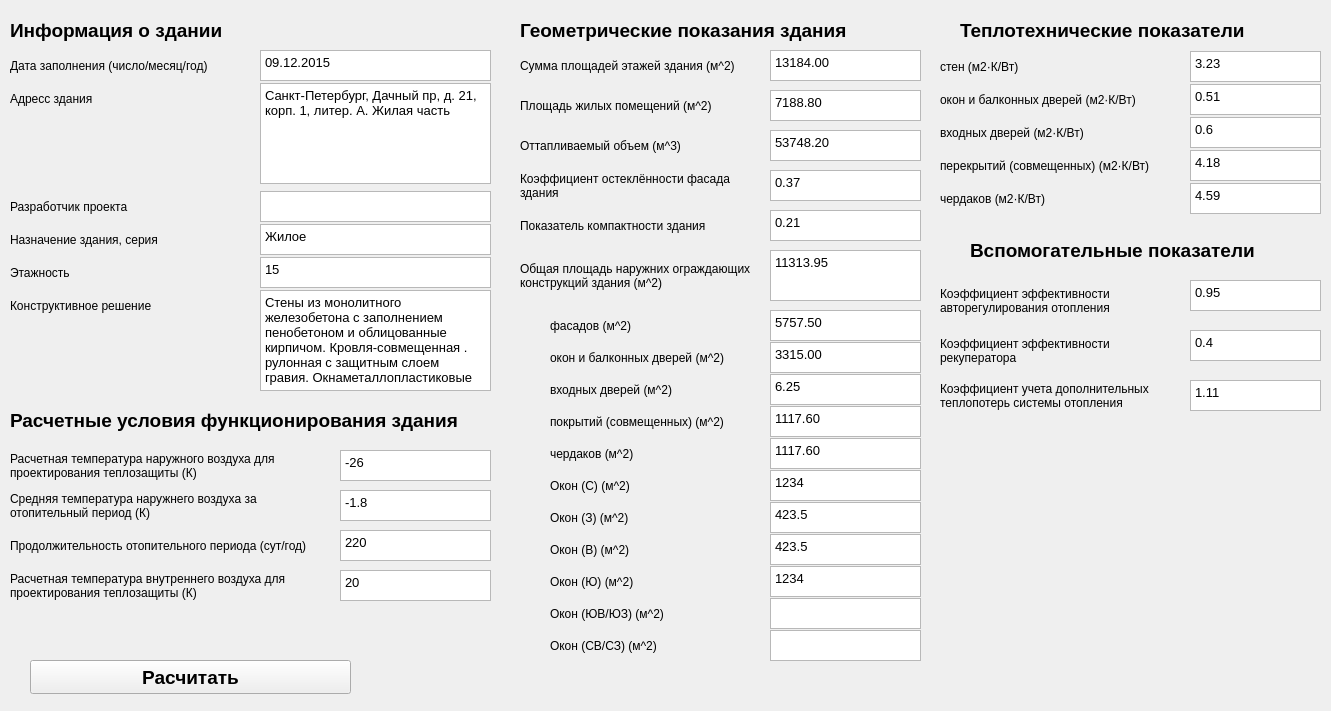
<?xml version="1.0" encoding="UTF-8"?>
<ui version="4.0">
 <class>Form</class>
 <widget class="QWidget" name="Form">
  <property name="geometry">
   <rect>
    <x>0</x>
    <y>0</y>
    <width>1331</width>
    <height>711</height>
   </rect>
  </property>
  <property name="windowTitle">
   <string>Form</string>
  </property>
  <widget class="QTextEdit" name="total_area_external_enclosing_input">
   <property name="geometry">
    <rect>
     <x>770</x>
     <y>250</y>
     <width>151</width>
     <height>51</height>
    </rect>
   </property>
   <property name="html">
    <string>&lt;!DOCTYPE HTML PUBLIC &quot;-//W3C//DTD HTML 4.0//EN&quot; &quot;http://www.w3.org/TR/REC-html40/strict.dtd&quot;&gt;
&lt;html&gt;&lt;head&gt;&lt;meta name=&quot;qrichtext&quot; content=&quot;1&quot; /&gt;&lt;style type=&quot;text/css&quot;&gt;
p, li { white-space: pre-wrap; }
&lt;/style&gt;&lt;/head&gt;&lt;body style=&quot; font-family:'Noto Sans'; font-size:10pt; font-weight:400; font-style:normal;&quot;&gt;
&lt;p style=&quot; margin-top:0px; margin-bottom:0px; margin-left:0px; margin-right:0px; -qt-block-indent:0; text-indent:0px;&quot;&gt;11313.95&lt;/p&gt;&lt;/body&gt;&lt;/html&gt;</string>
   </property>
  </widget>
  <widget class="QTextEdit" name="total_area_external_enclosing_window_south_heast_input">
   <property name="geometry">
    <rect>
     <x>770</x>
     <y>598</y>
     <width>151</width>
     <height>31</height>
    </rect>
   </property>
  </widget>
  <widget class="QTextEdit" name="total_area_external_enclosing_window_and_balcone_doors_input">
   <property name="geometry">
    <rect>
     <x>770</x>
     <y>342</y>
     <width>151</width>
     <height>31</height>
    </rect>
   </property>
   <property name="html">
    <string>&lt;!DOCTYPE HTML PUBLIC &quot;-//W3C//DTD HTML 4.0//EN&quot; &quot;http://www.w3.org/TR/REC-html40/strict.dtd&quot;&gt;
&lt;html&gt;&lt;head&gt;&lt;meta name=&quot;qrichtext&quot; content=&quot;1&quot; /&gt;&lt;style type=&quot;text/css&quot;&gt;
p, li { white-space: pre-wrap; }
&lt;/style&gt;&lt;/head&gt;&lt;body style=&quot; font-family:'Noto Sans'; font-size:10pt; font-weight:400; font-style:normal;&quot;&gt;
&lt;p style=&quot; margin-top:0px; margin-bottom:0px; margin-left:0px; margin-right:0px; -qt-block-indent:0; text-indent:0px;&quot;&gt;3315.00&lt;/p&gt;&lt;/body&gt;&lt;/html&gt;</string>
   </property>
  </widget>
  <widget class="QLabel" name="label_27">
   <property name="geometry">
    <rect>
     <x>550</x>
     <y>502</y>
     <width>201</width>
     <height>31</height>
    </rect>
   </property>
   <property name="text">
    <string>Окон (З) (м^2)</string>
   </property>
   <property name="wordWrap">
    <bool>true</bool>
   </property>
  </widget>
  <widget class="QLabel" name="label_8">
   <property name="geometry">
    <rect>
     <x>520</x>
     <y>10</y>
     <width>361</width>
     <height>41</height>
    </rect>
   </property>
   <property name="font">
    <font>
     <pointsize>14</pointsize>
     <weight>75</weight>
     <bold>true</bold>
    </font>
   </property>
   <property name="text">
    <string>Геометрические показания здания</string>
   </property>
  </widget>
  <widget class="QLabel" name="label">
   <property name="geometry">
    <rect>
     <x>10</x>
     <y>10</y>
     <width>251</width>
     <height>41</height>
    </rect>
   </property>
   <property name="font">
    <font>
     <pointsize>14</pointsize>
     <weight>75</weight>
     <bold>true</bold>
    </font>
   </property>
   <property name="text">
    <string>Информация о здании</string>
   </property>
  </widget>
  <widget class="QTextEdit" name="total_area_external_enclosing_window_west_input">
   <property name="geometry">
    <rect>
     <x>770</x>
     <y>502</y>
     <width>151</width>
     <height>31</height>
    </rect>
   </property>
   <property name="html">
    <string>&lt;!DOCTYPE HTML PUBLIC &quot;-//W3C//DTD HTML 4.0//EN&quot; &quot;http://www.w3.org/TR/REC-html40/strict.dtd&quot;&gt;
&lt;html&gt;&lt;head&gt;&lt;meta name=&quot;qrichtext&quot; content=&quot;1&quot; /&gt;&lt;style type=&quot;text/css&quot;&gt;
p, li { white-space: pre-wrap; }
&lt;/style&gt;&lt;/head&gt;&lt;body style=&quot; font-family:'Noto Sans'; font-size:10pt; font-weight:400; font-style:normal;&quot;&gt;
&lt;p style=&quot; margin-top:0px; margin-bottom:0px; margin-left:0px; margin-right:0px; -qt-block-indent:0; text-indent:0px;&quot;&gt;423.5&lt;/p&gt;&lt;/body&gt;&lt;/html&gt;</string>
   </property>
  </widget>
  <widget class="QLabel" name="label_31">
   <property name="geometry">
    <rect>
     <x>550</x>
     <y>630</y>
     <width>201</width>
     <height>31</height>
    </rect>
   </property>
   <property name="text">
    <string>Окон (СВ/СЗ) (м^2)</string>
   </property>
   <property name="wordWrap">
    <bool>true</bool>
   </property>
  </widget>
  <widget class="QTextEdit" name="residentia_premises_input">
   <property name="geometry">
    <rect>
     <x>770</x>
     <y>90</y>
     <width>151</width>
     <height>31</height>
    </rect>
   </property>
   <property name="html">
    <string>&lt;!DOCTYPE HTML PUBLIC &quot;-//W3C//DTD HTML 4.0//EN&quot; &quot;http://www.w3.org/TR/REC-html40/strict.dtd&quot;&gt;
&lt;html&gt;&lt;head&gt;&lt;meta name=&quot;qrichtext&quot; content=&quot;1&quot; /&gt;&lt;style type=&quot;text/css&quot;&gt;
p, li { white-space: pre-wrap; }
&lt;/style&gt;&lt;/head&gt;&lt;body style=&quot; font-family:'Noto Sans'; font-size:10pt; font-weight:400; font-style:normal;&quot;&gt;
&lt;p style=&quot; margin-top:0px; margin-bottom:0px; margin-left:0px; margin-right:0px; -qt-block-indent:0; text-indent:0px;&quot;&gt;7188.80&lt;/p&gt;&lt;/body&gt;&lt;/html&gt;</string>
   </property>
  </widget>
  <widget class="QTextEdit" name="total_area_external_enclosing_attics_input">
   <property name="geometry">
    <rect>
     <x>770</x>
     <y>438</y>
     <width>151</width>
     <height>31</height>
    </rect>
   </property>
   <property name="html">
    <string>&lt;!DOCTYPE HTML PUBLIC &quot;-//W3C//DTD HTML 4.0//EN&quot; &quot;http://www.w3.org/TR/REC-html40/strict.dtd&quot;&gt;
&lt;html&gt;&lt;head&gt;&lt;meta name=&quot;qrichtext&quot; content=&quot;1&quot; /&gt;&lt;style type=&quot;text/css&quot;&gt;
p, li { white-space: pre-wrap; }
&lt;/style&gt;&lt;/head&gt;&lt;body style=&quot; font-family:'Noto Sans'; font-size:10pt; font-weight:400; font-style:normal;&quot;&gt;
&lt;p style=&quot; margin-top:0px; margin-bottom:0px; margin-left:0px; margin-right:0px; -qt-block-indent:0; text-indent:0px;&quot;&gt;1117.60&lt;/p&gt;&lt;/body&gt;&lt;/html&gt;</string>
   </property>
  </widget>
  <widget class="QLabel" name="label_17">
   <property name="geometry">
    <rect>
     <x>550</x>
     <y>310</y>
     <width>201</width>
     <height>31</height>
    </rect>
   </property>
   <property name="text">
    <string>фасадов (м^2)</string>
   </property>
   <property name="wordWrap">
    <bool>true</bool>
   </property>
  </widget>
  <widget class="QTextEdit" name="total_area_external_enclosing_facade_input">
   <property name="geometry">
    <rect>
     <x>770</x>
     <y>310</y>
     <width>151</width>
     <height>31</height>
    </rect>
   </property>
   <property name="html">
    <string>&lt;!DOCTYPE HTML PUBLIC &quot;-//W3C//DTD HTML 4.0//EN&quot; &quot;http://www.w3.org/TR/REC-html40/strict.dtd&quot;&gt;
&lt;html&gt;&lt;head&gt;&lt;meta name=&quot;qrichtext&quot; content=&quot;1&quot; /&gt;&lt;style type=&quot;text/css&quot;&gt;
p, li { white-space: pre-wrap; }
&lt;/style&gt;&lt;/head&gt;&lt;body style=&quot; font-family:'Noto Sans'; font-size:10pt; font-weight:400; font-style:normal;&quot;&gt;
&lt;p style=&quot; margin-top:0px; margin-bottom:0px; margin-left:0px; margin-right:0px; -qt-block-indent:0; text-indent:0px;&quot;&gt;5757.50&lt;/p&gt;&lt;/body&gt;&lt;/html&gt;</string>
   </property>
  </widget>
  <widget class="QTextEdit" name="floor_input">
   <property name="geometry">
    <rect>
     <x>260</x>
     <y>257</y>
     <width>231</width>
     <height>31</height>
    </rect>
   </property>
   <property name="html">
    <string>&lt;!DOCTYPE HTML PUBLIC &quot;-//W3C//DTD HTML 4.0//EN&quot; &quot;http://www.w3.org/TR/REC-html40/strict.dtd&quot;&gt;
&lt;html&gt;&lt;head&gt;&lt;meta name=&quot;qrichtext&quot; content=&quot;1&quot; /&gt;&lt;style type=&quot;text/css&quot;&gt;
p, li { white-space: pre-wrap; }
&lt;/style&gt;&lt;/head&gt;&lt;body style=&quot; font-family:'Noto Sans'; font-size:10pt; font-weight:400; font-style:normal;&quot;&gt;
&lt;p style=&quot; margin-top:0px; margin-bottom:0px; margin-left:0px; margin-right:0px; -qt-block-indent:0; text-indent:0px;&quot;&gt;15&lt;/p&gt;&lt;/body&gt;&lt;/html&gt;</string>
   </property>
  </widget>
  <widget class="QTextEdit" name="duration_of_the_heating_period_input">
   <property name="geometry">
    <rect>
     <x>340</x>
     <y>530</y>
     <width>151</width>
     <height>31</height>
    </rect>
   </property>
   <property name="html">
    <string>&lt;!DOCTYPE HTML PUBLIC &quot;-//W3C//DTD HTML 4.0//EN&quot; &quot;http://www.w3.org/TR/REC-html40/strict.dtd&quot;&gt;
&lt;html&gt;&lt;head&gt;&lt;meta name=&quot;qrichtext&quot; content=&quot;1&quot; /&gt;&lt;style type=&quot;text/css&quot;&gt;
p, li { white-space: pre-wrap; }
&lt;/style&gt;&lt;/head&gt;&lt;body style=&quot; font-family:'Noto Sans'; font-size:10pt; font-weight:400; font-style:normal;&quot;&gt;
&lt;p style=&quot; margin-top:0px; margin-bottom:0px; margin-left:0px; margin-right:0px; -qt-block-indent:0; text-indent:0px;&quot;&gt;220&lt;/p&gt;&lt;/body&gt;&lt;/html&gt;</string>
   </property>
  </widget>
  <widget class="QLabel" name="label_13">
   <property name="geometry">
    <rect>
     <x>10</x>
     <y>520</y>
     <width>311</width>
     <height>51</height>
    </rect>
   </property>
   <property name="text">
    <string>Продолжительность отопительного периода (сут/год)</string>
   </property>
   <property name="wordWrap">
    <bool>true</bool>
   </property>
  </widget>
  <widget class="QTextEdit" name="total_area_external_enclosing_window_north_input">
   <property name="geometry">
    <rect>
     <x>770</x>
     <y>470</y>
     <width>151</width>
     <height>31</height>
    </rect>
   </property>
   <property name="html">
    <string>&lt;!DOCTYPE HTML PUBLIC &quot;-//W3C//DTD HTML 4.0//EN&quot; &quot;http://www.w3.org/TR/REC-html40/strict.dtd&quot;&gt;
&lt;html&gt;&lt;head&gt;&lt;meta name=&quot;qrichtext&quot; content=&quot;1&quot; /&gt;&lt;style type=&quot;text/css&quot;&gt;
p, li { white-space: pre-wrap; }
&lt;/style&gt;&lt;/head&gt;&lt;body style=&quot; font-family:'Noto Sans'; font-size:10pt; font-weight:400; font-style:normal;&quot;&gt;
&lt;p style=&quot; margin-top:0px; margin-bottom:0px; margin-left:0px; margin-right:0px; -qt-block-indent:0; text-indent:0px;&quot;&gt;1234&lt;/p&gt;&lt;/body&gt;&lt;/html&gt;</string>
   </property>
  </widget>
  <widget class="QLabel" name="label_16">
   <property name="geometry">
    <rect>
     <x>520</x>
     <y>50</y>
     <width>251</width>
     <height>31</height>
    </rect>
   </property>
   <property name="text">
    <string>Сумма площадей этажей здания (м^2)</string>
   </property>
  </widget>
  <widget class="QLabel" name="label_11">
   <property name="geometry">
    <rect>
     <x>10</x>
     <y>490</y>
     <width>311</width>
     <height>31</height>
    </rect>
   </property>
   <property name="text">
    <string>Средняя температура наружнего воздуха за отопительный период (К)</string>
   </property>
   <property name="wordWrap">
    <bool>true</bool>
   </property>
  </widget>
  <widget class="QTextEdit" name="total_area_external_enclosing_window_east_input">
   <property name="geometry">
    <rect>
     <x>770</x>
     <y>534</y>
     <width>151</width>
     <height>31</height>
    </rect>
   </property>
   <property name="html">
    <string>&lt;!DOCTYPE HTML PUBLIC &quot;-//W3C//DTD HTML 4.0//EN&quot; &quot;http://www.w3.org/TR/REC-html40/strict.dtd&quot;&gt;
&lt;html&gt;&lt;head&gt;&lt;meta name=&quot;qrichtext&quot; content=&quot;1&quot; /&gt;&lt;style type=&quot;text/css&quot;&gt;
p, li { white-space: pre-wrap; }
&lt;/style&gt;&lt;/head&gt;&lt;body style=&quot; font-family:'Noto Sans'; font-size:10pt; font-weight:400; font-style:normal;&quot;&gt;
&lt;p style=&quot; margin-top:0px; margin-bottom:0px; margin-left:0px; margin-right:0px; -qt-block-indent:0; text-indent:0px;&quot;&gt;423.5&lt;/p&gt;&lt;/body&gt;&lt;/html&gt;</string>
   </property>
  </widget>
  <widget class="QLabel" name="label_18">
   <property name="geometry">
    <rect>
     <x>520</x>
     <y>90</y>
     <width>241</width>
     <height>31</height>
    </rect>
   </property>
   <property name="text">
    <string>Площадь жилых помещений (м^2)</string>
   </property>
  </widget>
  <widget class="QTextEdit" name="indicator_compactness_of_building_input">
   <property name="geometry">
    <rect>
     <x>770</x>
     <y>210</y>
     <width>151</width>
     <height>31</height>
    </rect>
   </property>
   <property name="html">
    <string>&lt;!DOCTYPE HTML PUBLIC &quot;-//W3C//DTD HTML 4.0//EN&quot; &quot;http://www.w3.org/TR/REC-html40/strict.dtd&quot;&gt;
&lt;html&gt;&lt;head&gt;&lt;meta name=&quot;qrichtext&quot; content=&quot;1&quot; /&gt;&lt;style type=&quot;text/css&quot;&gt;
p, li { white-space: pre-wrap; }
&lt;/style&gt;&lt;/head&gt;&lt;body style=&quot; font-family:'Noto Sans'; font-size:10pt; font-weight:400; font-style:normal;&quot;&gt;
&lt;p style=&quot; margin-top:0px; margin-bottom:0px; margin-left:0px; margin-right:0px; -qt-block-indent:0; text-indent:0px;&quot;&gt;0.21&lt;/p&gt;&lt;/body&gt;&lt;/html&gt;</string>
   </property>
  </widget>
  <widget class="QLabel" name="label_26">
   <property name="geometry">
    <rect>
     <x>550</x>
     <y>470</y>
     <width>201</width>
     <height>31</height>
    </rect>
   </property>
   <property name="text">
    <string>Окон (С) (м^2)</string>
   </property>
   <property name="wordWrap">
    <bool>true</bool>
   </property>
  </widget>
  <widget class="QTextEdit" name="developer_input">
   <property name="geometry">
    <rect>
     <x>260</x>
     <y>191</y>
     <width>231</width>
     <height>31</height>
    </rect>
   </property>
  </widget>
  <widget class="QLabel" name="label_24">
   <property name="geometry">
    <rect>
     <x>550</x>
     <y>406</y>
     <width>201</width>
     <height>31</height>
    </rect>
   </property>
   <property name="text">
    <string>покрытий (совмещенных) (м^2)</string>
   </property>
   <property name="wordWrap">
    <bool>true</bool>
   </property>
  </widget>
  <widget class="QLabel" name="label_29">
   <property name="geometry">
    <rect>
     <x>550</x>
     <y>566</y>
     <width>201</width>
     <height>31</height>
    </rect>
   </property>
   <property name="text">
    <string>Окон (Ю) (м^2)</string>
   </property>
   <property name="wordWrap">
    <bool>true</bool>
   </property>
  </widget>
  <widget class="QTextEdit" name="avg_temp_out_air_input">
   <property name="geometry">
    <rect>
     <x>340</x>
     <y>490</y>
     <width>151</width>
     <height>31</height>
    </rect>
   </property>
   <property name="html">
    <string>&lt;!DOCTYPE HTML PUBLIC &quot;-//W3C//DTD HTML 4.0//EN&quot; &quot;http://www.w3.org/TR/REC-html40/strict.dtd&quot;&gt;
&lt;html&gt;&lt;head&gt;&lt;meta name=&quot;qrichtext&quot; content=&quot;1&quot; /&gt;&lt;style type=&quot;text/css&quot;&gt;
p, li { white-space: pre-wrap; }
&lt;/style&gt;&lt;/head&gt;&lt;body style=&quot; font-family:'Noto Sans'; font-size:10pt; font-weight:400; font-style:normal;&quot;&gt;
&lt;p style=&quot; margin-top:0px; margin-bottom:0px; margin-left:0px; margin-right:0px; -qt-block-indent:0; text-indent:0px;&quot;&gt;-1.8&lt;/p&gt;&lt;/body&gt;&lt;/html&gt;</string>
   </property>
  </widget>
  <widget class="QLabel" name="label_20">
   <property name="geometry">
    <rect>
     <x>520</x>
     <y>130</y>
     <width>241</width>
     <height>31</height>
    </rect>
   </property>
   <property name="text">
    <string>Оттапливаемый объем (м^3)</string>
   </property>
  </widget>
  <widget class="QLabel" name="label_5">
   <property name="geometry">
    <rect>
     <x>10</x>
     <y>224</y>
     <width>241</width>
     <height>31</height>
    </rect>
   </property>
   <property name="text">
    <string>Назначение здания, серия</string>
   </property>
  </widget>
  <widget class="QTextEdit" name="address_input">
   <property name="geometry">
    <rect>
     <x>260</x>
     <y>83</y>
     <width>231</width>
     <height>101</height>
    </rect>
   </property>
   <property name="html">
    <string>&lt;!DOCTYPE HTML PUBLIC &quot;-//W3C//DTD HTML 4.0//EN&quot; &quot;http://www.w3.org/TR/REC-html40/strict.dtd&quot;&gt;
&lt;html&gt;&lt;head&gt;&lt;meta name=&quot;qrichtext&quot; content=&quot;1&quot; /&gt;&lt;style type=&quot;text/css&quot;&gt;
p, li { white-space: pre-wrap; }
&lt;/style&gt;&lt;/head&gt;&lt;body style=&quot; font-family:'Noto Sans'; font-size:10pt; font-weight:400; font-style:normal;&quot;&gt;
&lt;p style=&quot; margin-top:0px; margin-bottom:0px; margin-left:0px; margin-right:0px; -qt-block-indent:0; text-indent:0px;&quot;&gt;Санкт-Петербург, Дачный пр, д. 21, корп. 1, литер. А. Жилая часть&lt;/p&gt;&lt;/body&gt;&lt;/html&gt;</string>
   </property>
  </widget>
  <widget class="QLabel" name="label_10">
   <property name="geometry">
    <rect>
     <x>10</x>
     <y>400</y>
     <width>481</width>
     <height>41</height>
    </rect>
   </property>
   <property name="font">
    <font>
     <pointsize>14</pointsize>
     <weight>75</weight>
     <bold>true</bold>
    </font>
   </property>
   <property name="text">
    <string>Расчетные условия функционирования здания</string>
   </property>
  </widget>
  <widget class="QTextEdit" name="estimated_indoor_air_temp_input">
   <property name="geometry">
    <rect>
     <x>340</x>
     <y>570</y>
     <width>151</width>
     <height>31</height>
    </rect>
   </property>
   <property name="html">
    <string>&lt;!DOCTYPE HTML PUBLIC &quot;-//W3C//DTD HTML 4.0//EN&quot; &quot;http://www.w3.org/TR/REC-html40/strict.dtd&quot;&gt;
&lt;html&gt;&lt;head&gt;&lt;meta name=&quot;qrichtext&quot; content=&quot;1&quot; /&gt;&lt;style type=&quot;text/css&quot;&gt;
p, li { white-space: pre-wrap; }
&lt;/style&gt;&lt;/head&gt;&lt;body style=&quot; font-family:'Noto Sans'; font-size:10pt; font-weight:400; font-style:normal;&quot;&gt;
&lt;p style=&quot; margin-top:0px; margin-bottom:0px; margin-left:0px; margin-right:0px; -qt-block-indent:0; text-indent:0px;&quot;&gt;20&lt;/p&gt;&lt;/body&gt;&lt;/html&gt;</string>
   </property>
  </widget>
  <widget class="QTextEdit" name="total_area_external_enclosing_input_doors_input">
   <property name="geometry">
    <rect>
     <x>770</x>
     <y>374</y>
     <width>151</width>
     <height>31</height>
    </rect>
   </property>
   <property name="html">
    <string>&lt;!DOCTYPE HTML PUBLIC &quot;-//W3C//DTD HTML 4.0//EN&quot; &quot;http://www.w3.org/TR/REC-html40/strict.dtd&quot;&gt;
&lt;html&gt;&lt;head&gt;&lt;meta name=&quot;qrichtext&quot; content=&quot;1&quot; /&gt;&lt;style type=&quot;text/css&quot;&gt;
p, li { white-space: pre-wrap; }
&lt;/style&gt;&lt;/head&gt;&lt;body style=&quot; font-family:'Noto Sans'; font-size:10pt; font-weight:400; font-style:normal;&quot;&gt;
&lt;p style=&quot; margin-top:0px; margin-bottom:0px; margin-left:0px; margin-right:0px; -qt-block-indent:0; text-indent:0px;&quot;&gt;6.25&lt;/p&gt;&lt;/body&gt;&lt;/html&gt;</string>
   </property>
  </widget>
  <widget class="QLabel" name="label_2">
   <property name="geometry">
    <rect>
     <x>10</x>
     <y>50</y>
     <width>241</width>
     <height>31</height>
    </rect>
   </property>
   <property name="text">
    <string>Дата заполнения (число/месяц/год)</string>
   </property>
  </widget>
  <widget class="QLabel" name="label_21">
   <property name="geometry">
    <rect>
     <x>520</x>
     <y>170</y>
     <width>241</width>
     <height>31</height>
    </rect>
   </property>
   <property name="text">
    <string>Коэффициент остеклённости фасада здания</string>
   </property>
   <property name="wordWrap">
    <bool>true</bool>
   </property>
  </widget>
  <widget class="QTextEdit" name="purpose_fure_input">
   <property name="geometry">
    <rect>
     <x>260</x>
     <y>224</y>
     <width>231</width>
     <height>31</height>
    </rect>
   </property>
   <property name="html">
    <string>&lt;!DOCTYPE HTML PUBLIC &quot;-//W3C//DTD HTML 4.0//EN&quot; &quot;http://www.w3.org/TR/REC-html40/strict.dtd&quot;&gt;
&lt;html&gt;&lt;head&gt;&lt;meta name=&quot;qrichtext&quot; content=&quot;1&quot; /&gt;&lt;style type=&quot;text/css&quot;&gt;
p, li { white-space: pre-wrap; }
&lt;/style&gt;&lt;/head&gt;&lt;body style=&quot; font-family:'Noto Sans'; font-size:10pt; font-weight:400; font-style:normal;&quot;&gt;
&lt;p style=&quot; margin-top:0px; margin-bottom:0px; margin-left:0px; margin-right:0px; -qt-block-indent:0; text-indent:0px;&quot;&gt;Жилое&lt;/p&gt;&lt;/body&gt;&lt;/html&gt;</string>
   </property>
  </widget>
  <widget class="QLabel" name="label_4">
   <property name="geometry">
    <rect>
     <x>10</x>
     <y>191</y>
     <width>241</width>
     <height>31</height>
    </rect>
   </property>
   <property name="text">
    <string>Разработчик проекта</string>
   </property>
  </widget>
  <widget class="QLabel" name="label_3">
   <property name="geometry">
    <rect>
     <x>10</x>
     <y>83</y>
     <width>241</width>
     <height>31</height>
    </rect>
   </property>
   <property name="text">
    <string>Адресс здания</string>
   </property>
  </widget>
  <widget class="QTextEdit" name="total_area_external_enclosing_window_south_input">
   <property name="geometry">
    <rect>
     <x>770</x>
     <y>566</y>
     <width>151</width>
     <height>31</height>
    </rect>
   </property>
   <property name="html">
    <string>&lt;!DOCTYPE HTML PUBLIC &quot;-//W3C//DTD HTML 4.0//EN&quot; &quot;http://www.w3.org/TR/REC-html40/strict.dtd&quot;&gt;
&lt;html&gt;&lt;head&gt;&lt;meta name=&quot;qrichtext&quot; content=&quot;1&quot; /&gt;&lt;style type=&quot;text/css&quot;&gt;
p, li { white-space: pre-wrap; }
&lt;/style&gt;&lt;/head&gt;&lt;body style=&quot; font-family:'Noto Sans'; font-size:10pt; font-weight:400; font-style:normal;&quot;&gt;
&lt;p style=&quot; margin-top:0px; margin-bottom:0px; margin-left:0px; margin-right:0px; -qt-block-indent:0; text-indent:0px;&quot;&gt;1234&lt;/p&gt;&lt;/body&gt;&lt;/html&gt;</string>
   </property>
  </widget>
  <widget class="QLabel" name="label_9">
   <property name="geometry">
    <rect>
     <x>10</x>
     <y>450</y>
     <width>301</width>
     <height>31</height>
    </rect>
   </property>
   <property name="text">
    <string>Расчетная температура наружного воздуха для проектирования теплозащиты (К)</string>
   </property>
   <property name="wordWrap">
    <bool>true</bool>
   </property>
  </widget>
  <widget class="QLabel" name="label_25">
   <property name="geometry">
    <rect>
     <x>550</x>
     <y>438</y>
     <width>201</width>
     <height>31</height>
    </rect>
   </property>
   <property name="text">
    <string>чердаков (м^2)</string>
   </property>
   <property name="wordWrap">
    <bool>true</bool>
   </property>
  </widget>
  <widget class="QLabel" name="label_30">
   <property name="geometry">
    <rect>
     <x>550</x>
     <y>598</y>
     <width>201</width>
     <height>31</height>
    </rect>
   </property>
   <property name="text">
    <string>Окон (ЮВ/ЮЗ) (м^2)</string>
   </property>
   <property name="wordWrap">
    <bool>true</bool>
   </property>
  </widget>
  <widget class="QTextEdit" name="outer_air_input">
   <property name="geometry">
    <rect>
     <x>340</x>
     <y>450</y>
     <width>151</width>
     <height>31</height>
    </rect>
   </property>
   <property name="html">
    <string>&lt;!DOCTYPE HTML PUBLIC &quot;-//W3C//DTD HTML 4.0//EN&quot; &quot;http://www.w3.org/TR/REC-html40/strict.dtd&quot;&gt;
&lt;html&gt;&lt;head&gt;&lt;meta name=&quot;qrichtext&quot; content=&quot;1&quot; /&gt;&lt;style type=&quot;text/css&quot;&gt;
p, li { white-space: pre-wrap; }
&lt;/style&gt;&lt;/head&gt;&lt;body style=&quot; font-family:'Noto Sans'; font-size:10pt; font-weight:400; font-style:normal;&quot;&gt;
&lt;p style=&quot; margin-top:0px; margin-bottom:0px; margin-left:0px; margin-right:0px; -qt-block-indent:0; text-indent:0px;&quot;&gt;-26&lt;/p&gt;&lt;/body&gt;&lt;/html&gt;</string>
   </property>
  </widget>
  <widget class="QLabel" name="label_12">
   <property name="geometry">
    <rect>
     <x>10</x>
     <y>570</y>
     <width>311</width>
     <height>31</height>
    </rect>
   </property>
   <property name="text">
    <string>Расчетная температура внутреннего воздуха для проектирования теплозащиты (К)</string>
   </property>
   <property name="wordWrap">
    <bool>true</bool>
   </property>
  </widget>
  <widget class="QTextEdit" name="heated_volume_input">
   <property name="geometry">
    <rect>
     <x>770</x>
     <y>130</y>
     <width>151</width>
     <height>31</height>
    </rect>
   </property>
   <property name="html">
    <string>&lt;!DOCTYPE HTML PUBLIC &quot;-//W3C//DTD HTML 4.0//EN&quot; &quot;http://www.w3.org/TR/REC-html40/strict.dtd&quot;&gt;
&lt;html&gt;&lt;head&gt;&lt;meta name=&quot;qrichtext&quot; content=&quot;1&quot; /&gt;&lt;style type=&quot;text/css&quot;&gt;
p, li { white-space: pre-wrap; }
&lt;/style&gt;&lt;/head&gt;&lt;body style=&quot; font-family:'Noto Sans'; font-size:10pt; font-weight:400; font-style:normal;&quot;&gt;
&lt;p style=&quot; margin-top:0px; margin-bottom:0px; margin-left:0px; margin-right:0px; -qt-block-indent:0; text-indent:0px;&quot;&gt;53748.20&lt;/p&gt;&lt;/body&gt;&lt;/html&gt;</string>
   </property>
  </widget>
  <widget class="QLabel" name="label_6">
   <property name="geometry">
    <rect>
     <x>10</x>
     <y>257</y>
     <width>241</width>
     <height>31</height>
    </rect>
   </property>
   <property name="text">
    <string>Этажность</string>
   </property>
  </widget>
  <widget class="QTextEdit" name="total_area_external_enclosing_coatings_input">
   <property name="geometry">
    <rect>
     <x>770</x>
     <y>406</y>
     <width>151</width>
     <height>31</height>
    </rect>
   </property>
   <property name="html">
    <string>&lt;!DOCTYPE HTML PUBLIC &quot;-//W3C//DTD HTML 4.0//EN&quot; &quot;http://www.w3.org/TR/REC-html40/strict.dtd&quot;&gt;
&lt;html&gt;&lt;head&gt;&lt;meta name=&quot;qrichtext&quot; content=&quot;1&quot; /&gt;&lt;style type=&quot;text/css&quot;&gt;
p, li { white-space: pre-wrap; }
&lt;/style&gt;&lt;/head&gt;&lt;body style=&quot; font-family:'Noto Sans'; font-size:10pt; font-weight:400; font-style:normal;&quot;&gt;
&lt;p style=&quot; margin-top:0px; margin-bottom:0px; margin-left:0px; margin-right:0px; -qt-block-indent:0; text-indent:0px;&quot;&gt;1117.60&lt;/p&gt;&lt;/body&gt;&lt;/html&gt;</string>
   </property>
  </widget>
  <widget class="QTextEdit" name="sum_floor_areas_input">
   <property name="geometry">
    <rect>
     <x>770</x>
     <y>50</y>
     <width>151</width>
     <height>31</height>
    </rect>
   </property>
   <property name="html">
    <string>&lt;!DOCTYPE HTML PUBLIC &quot;-//W3C//DTD HTML 4.0//EN&quot; &quot;http://www.w3.org/TR/REC-html40/strict.dtd&quot;&gt;
&lt;html&gt;&lt;head&gt;&lt;meta name=&quot;qrichtext&quot; content=&quot;1&quot; /&gt;&lt;style type=&quot;text/css&quot;&gt;
p, li { white-space: pre-wrap; }
&lt;/style&gt;&lt;/head&gt;&lt;body style=&quot; font-family:'Noto Sans'; font-size:10pt; font-weight:400; font-style:normal;&quot;&gt;
&lt;p style=&quot; margin-top:0px; margin-bottom:0px; margin-left:0px; margin-right:0px; -qt-block-indent:0; text-indent:0px;&quot;&gt;13184.00&lt;/p&gt;&lt;/body&gt;&lt;/html&gt;</string>
   </property>
  </widget>
  <widget class="QTextEdit" name="costructive_solution_input">
   <property name="geometry">
    <rect>
     <x>260</x>
     <y>290</y>
     <width>231</width>
     <height>101</height>
    </rect>
   </property>
   <property name="html">
    <string>&lt;!DOCTYPE HTML PUBLIC &quot;-//W3C//DTD HTML 4.0//EN&quot; &quot;http://www.w3.org/TR/REC-html40/strict.dtd&quot;&gt;
&lt;html&gt;&lt;head&gt;&lt;meta name=&quot;qrichtext&quot; content=&quot;1&quot; /&gt;&lt;style type=&quot;text/css&quot;&gt;
p, li { white-space: pre-wrap; }
&lt;/style&gt;&lt;/head&gt;&lt;body style=&quot; font-family:'Noto Sans'; font-size:10pt; font-weight:400; font-style:normal;&quot;&gt;
&lt;p style=&quot; margin-top:0px; margin-bottom:0px; margin-left:0px; margin-right:0px; -qt-block-indent:0; text-indent:0px;&quot;&gt;Стены из монолитного железобетона с заполнением пенобетоном и облицованные кирпичом. Кровля-совмещенная . рулонная с защитным слоем гравия. Окнаметаллопластиковые&lt;/p&gt;&lt;/body&gt;&lt;/html&gt;</string>
   </property>
  </widget>
  <widget class="QLabel" name="label_19">
   <property name="geometry">
    <rect>
     <x>520</x>
     <y>210</y>
     <width>241</width>
     <height>31</height>
    </rect>
   </property>
   <property name="text">
    <string>Показатель компактности здания</string>
   </property>
  </widget>
  <widget class="QLabel" name="label_7">
   <property name="geometry">
    <rect>
     <x>10</x>
     <y>290</y>
     <width>241</width>
     <height>31</height>
    </rect>
   </property>
   <property name="text">
    <string>Конструктивное решение</string>
   </property>
  </widget>
  <widget class="QTextEdit" name="total_area_external_enclosing_window_north_heast_input">
   <property name="geometry">
    <rect>
     <x>770</x>
     <y>630</y>
     <width>151</width>
     <height>31</height>
    </rect>
   </property>
  </widget>
  <widget class="QLabel" name="label_15">
   <property name="geometry">
    <rect>
     <x>520</x>
     <y>250</y>
     <width>241</width>
     <height>51</height>
    </rect>
   </property>
   <property name="text">
    <string>Общая площадь наружних ограждающих конструкций здания (м^2)</string>
   </property>
   <property name="wordWrap">
    <bool>true</bool>
   </property>
  </widget>
  <widget class="QTextEdit" name="facade_glazing_coeff_input">
   <property name="geometry">
    <rect>
     <x>770</x>
     <y>170</y>
     <width>151</width>
     <height>31</height>
    </rect>
   </property>
   <property name="html">
    <string>&lt;!DOCTYPE HTML PUBLIC &quot;-//W3C//DTD HTML 4.0//EN&quot; &quot;http://www.w3.org/TR/REC-html40/strict.dtd&quot;&gt;
&lt;html&gt;&lt;head&gt;&lt;meta name=&quot;qrichtext&quot; content=&quot;1&quot; /&gt;&lt;style type=&quot;text/css&quot;&gt;
p, li { white-space: pre-wrap; }
&lt;/style&gt;&lt;/head&gt;&lt;body style=&quot; font-family:'Noto Sans'; font-size:10pt; font-weight:400; font-style:normal;&quot;&gt;
&lt;p style=&quot; margin-top:0px; margin-bottom:0px; margin-left:0px; margin-right:0px; -qt-block-indent:0; text-indent:0px;&quot;&gt;0.37&lt;/p&gt;&lt;/body&gt;&lt;/html&gt;</string>
   </property>
  </widget>
  <widget class="QLabel" name="label_22">
   <property name="geometry">
    <rect>
     <x>550</x>
     <y>342</y>
     <width>201</width>
     <height>31</height>
    </rect>
   </property>
   <property name="text">
    <string>окон и балконных дверей (м^2)</string>
   </property>
   <property name="wordWrap">
    <bool>true</bool>
   </property>
  </widget>
  <widget class="QLabel" name="label_23">
   <property name="geometry">
    <rect>
     <x>550</x>
     <y>374</y>
     <width>201</width>
     <height>31</height>
    </rect>
   </property>
   <property name="text">
    <string>входных дверей (м^2)</string>
   </property>
   <property name="wordWrap">
    <bool>true</bool>
   </property>
  </widget>
  <widget class="QLabel" name="label_28">
   <property name="geometry">
    <rect>
     <x>550</x>
     <y>534</y>
     <width>201</width>
     <height>31</height>
    </rect>
   </property>
   <property name="text">
    <string>Окон (В) (м^2)</string>
   </property>
   <property name="wordWrap">
    <bool>true</bool>
   </property>
  </widget>
  <widget class="QPushButton" name="calculate_btn">
   <property name="geometry">
    <rect>
     <x>30</x>
     <y>660</y>
     <width>321</width>
     <height>34</height>
    </rect>
   </property>
   <property name="font">
    <font>
     <pointsize>14</pointsize>
     <weight>75</weight>
     <bold>true</bold>
    </font>
   </property>
   <property name="text">
    <string>Расчитать</string>
   </property>
  </widget>
  <widget class="QLabel" name="label_32">
   <property name="geometry">
    <rect>
     <x>960</x>
     <y>10</y>
     <width>311</width>
     <height>41</height>
    </rect>
   </property>
   <property name="font">
    <font>
     <pointsize>14</pointsize>
     <weight>75</weight>
     <bold>true</bold>
    </font>
   </property>
   <property name="text">
    <string>Теплотехнические показатели</string>
   </property>
  </widget>
  <widget class="QTextEdit" name="hear_transfer_resistance_walls_input">
   <property name="geometry">
    <rect>
     <x>1190</x>
     <y>51</y>
     <width>131</width>
     <height>31</height>
    </rect>
   </property>
   <property name="html">
    <string>&lt;!DOCTYPE HTML PUBLIC &quot;-//W3C//DTD HTML 4.0//EN&quot; &quot;http://www.w3.org/TR/REC-html40/strict.dtd&quot;&gt;
&lt;html&gt;&lt;head&gt;&lt;meta name=&quot;qrichtext&quot; content=&quot;1&quot; /&gt;&lt;style type=&quot;text/css&quot;&gt;
p, li { white-space: pre-wrap; }
&lt;/style&gt;&lt;/head&gt;&lt;body style=&quot; font-family:'Noto Sans'; font-size:10pt; font-weight:400; font-style:normal;&quot;&gt;
&lt;p style=&quot; margin-top:0px; margin-bottom:0px; margin-left:0px; margin-right:0px; -qt-block-indent:0; text-indent:0px;&quot;&gt;3.23&lt;/p&gt;&lt;/body&gt;&lt;/html&gt;</string>
   </property>
  </widget>
  <widget class="QLabel" name="label_34">
   <property name="geometry">
    <rect>
     <x>940</x>
     <y>51</y>
     <width>181</width>
     <height>31</height>
    </rect>
   </property>
   <property name="text">
    <string>стен (м2·К/Вт)</string>
   </property>
   <property name="wordWrap">
    <bool>true</bool>
   </property>
  </widget>
  <widget class="QTextEdit" name="hear_transfer_resistance_window_input">
   <property name="geometry">
    <rect>
     <x>1190</x>
     <y>84</y>
     <width>131</width>
     <height>31</height>
    </rect>
   </property>
   <property name="html">
    <string>&lt;!DOCTYPE HTML PUBLIC &quot;-//W3C//DTD HTML 4.0//EN&quot; &quot;http://www.w3.org/TR/REC-html40/strict.dtd&quot;&gt;
&lt;html&gt;&lt;head&gt;&lt;meta name=&quot;qrichtext&quot; content=&quot;1&quot; /&gt;&lt;style type=&quot;text/css&quot;&gt;
p, li { white-space: pre-wrap; }
&lt;/style&gt;&lt;/head&gt;&lt;body style=&quot; font-family:'Noto Sans'; font-size:10pt; font-weight:400; font-style:normal;&quot;&gt;
&lt;p style=&quot; margin-top:0px; margin-bottom:0px; margin-left:0px; margin-right:0px; -qt-block-indent:0; text-indent:0px;&quot;&gt;0.51&lt;/p&gt;&lt;/body&gt;&lt;/html&gt;</string>
   </property>
  </widget>
  <widget class="QLabel" name="label_35">
   <property name="geometry">
    <rect>
     <x>940</x>
     <y>84</y>
     <width>251</width>
     <height>31</height>
    </rect>
   </property>
   <property name="text">
    <string>окон и балконных дверей (м2·К/Вт)</string>
   </property>
   <property name="wordWrap">
    <bool>true</bool>
   </property>
  </widget>
  <widget class="QTextEdit" name="hear_transfer_resistance_input_doors_input">
   <property name="geometry">
    <rect>
     <x>1190</x>
     <y>117</y>
     <width>131</width>
     <height>31</height>
    </rect>
   </property>
   <property name="html">
    <string>&lt;!DOCTYPE HTML PUBLIC &quot;-//W3C//DTD HTML 4.0//EN&quot; &quot;http://www.w3.org/TR/REC-html40/strict.dtd&quot;&gt;
&lt;html&gt;&lt;head&gt;&lt;meta name=&quot;qrichtext&quot; content=&quot;1&quot; /&gt;&lt;style type=&quot;text/css&quot;&gt;
p, li { white-space: pre-wrap; }
&lt;/style&gt;&lt;/head&gt;&lt;body style=&quot; font-family:'Noto Sans'; font-size:10pt; font-weight:400; font-style:normal;&quot;&gt;
&lt;p style=&quot; margin-top:0px; margin-bottom:0px; margin-left:0px; margin-right:0px; -qt-block-indent:0; text-indent:0px;&quot;&gt;0.6&lt;/p&gt;&lt;/body&gt;&lt;/html&gt;</string>
   </property>
  </widget>
  <widget class="QLabel" name="label_36">
   <property name="geometry">
    <rect>
     <x>940</x>
     <y>117</y>
     <width>181</width>
     <height>31</height>
    </rect>
   </property>
   <property name="text">
    <string>входных дверей (м2·К/Вт)</string>
   </property>
   <property name="wordWrap">
    <bool>true</bool>
   </property>
  </widget>
  <widget class="QTextEdit" name="hear_transfer_resistance_overlaps_input">
   <property name="geometry">
    <rect>
     <x>1190</x>
     <y>150</y>
     <width>131</width>
     <height>31</height>
    </rect>
   </property>
   <property name="html">
    <string>&lt;!DOCTYPE HTML PUBLIC &quot;-//W3C//DTD HTML 4.0//EN&quot; &quot;http://www.w3.org/TR/REC-html40/strict.dtd&quot;&gt;
&lt;html&gt;&lt;head&gt;&lt;meta name=&quot;qrichtext&quot; content=&quot;1&quot; /&gt;&lt;style type=&quot;text/css&quot;&gt;
p, li { white-space: pre-wrap; }
&lt;/style&gt;&lt;/head&gt;&lt;body style=&quot; font-family:'Noto Sans'; font-size:10pt; font-weight:400; font-style:normal;&quot;&gt;
&lt;p style=&quot; margin-top:0px; margin-bottom:0px; margin-left:0px; margin-right:0px; -qt-block-indent:0; text-indent:0px;&quot;&gt;4.18&lt;/p&gt;&lt;/body&gt;&lt;/html&gt;</string>
   </property>
  </widget>
  <widget class="QTextEdit" name="hear_transfer_resistance_attics_input">
   <property name="geometry">
    <rect>
     <x>1190</x>
     <y>183</y>
     <width>131</width>
     <height>31</height>
    </rect>
   </property>
   <property name="html">
    <string>&lt;!DOCTYPE HTML PUBLIC &quot;-//W3C//DTD HTML 4.0//EN&quot; &quot;http://www.w3.org/TR/REC-html40/strict.dtd&quot;&gt;
&lt;html&gt;&lt;head&gt;&lt;meta name=&quot;qrichtext&quot; content=&quot;1&quot; /&gt;&lt;style type=&quot;text/css&quot;&gt;
p, li { white-space: pre-wrap; }
&lt;/style&gt;&lt;/head&gt;&lt;body style=&quot; font-family:'Noto Sans'; font-size:10pt; font-weight:400; font-style:normal;&quot;&gt;
&lt;p style=&quot; margin-top:0px; margin-bottom:0px; margin-left:0px; margin-right:0px; -qt-block-indent:0; text-indent:0px;&quot;&gt;4.59&lt;/p&gt;&lt;/body&gt;&lt;/html&gt;</string>
   </property>
  </widget>
  <widget class="QLabel" name="label_37">
   <property name="geometry">
    <rect>
     <x>940</x>
     <y>183</y>
     <width>181</width>
     <height>31</height>
    </rect>
   </property>
   <property name="text">
    <string>чердаков (м2·К/Вт)</string>
   </property>
   <property name="wordWrap">
    <bool>true</bool>
   </property>
  </widget>
  <widget class="QLabel" name="label_38">
   <property name="geometry">
    <rect>
     <x>940</x>
     <y>150</y>
     <width>241</width>
     <height>31</height>
    </rect>
   </property>
   <property name="text">
    <string>перекрытий (совмещенных) (м2·К/Вт)</string>
   </property>
   <property name="wordWrap">
    <bool>true</bool>
   </property>
  </widget>
  <widget class="QLabel" name="label_39">
   <property name="geometry">
    <rect>
     <x>970</x>
     <y>230</y>
     <width>311</width>
     <height>41</height>
    </rect>
   </property>
   <property name="font">
    <font>
     <pointsize>14</pointsize>
     <weight>75</weight>
     <bold>true</bold>
    </font>
   </property>
   <property name="text">
    <string>Вспомогательные показатели</string>
   </property>
  </widget>
  <widget class="QTextEdit" name="efficiency_coefficient_auto_regulation_input">
   <property name="geometry">
    <rect>
     <x>1190</x>
     <y>280</y>
     <width>131</width>
     <height>31</height>
    </rect>
   </property>
   <property name="html">
    <string>&lt;!DOCTYPE HTML PUBLIC &quot;-//W3C//DTD HTML 4.0//EN&quot; &quot;http://www.w3.org/TR/REC-html40/strict.dtd&quot;&gt;
&lt;html&gt;&lt;head&gt;&lt;meta name=&quot;qrichtext&quot; content=&quot;1&quot; /&gt;&lt;style type=&quot;text/css&quot;&gt;
p, li { white-space: pre-wrap; }
&lt;/style&gt;&lt;/head&gt;&lt;body style=&quot; font-family:'Noto Sans'; font-size:10pt; font-weight:400; font-style:normal;&quot;&gt;
&lt;p style=&quot; margin-top:0px; margin-bottom:0px; margin-left:0px; margin-right:0px; -qt-block-indent:0; text-indent:0px;&quot;&gt;0.95&lt;/p&gt;&lt;/body&gt;&lt;/html&gt;</string>
   </property>
  </widget>
  <widget class="QLabel" name="label_41">
   <property name="geometry">
    <rect>
     <x>940</x>
     <y>280</y>
     <width>241</width>
     <height>41</height>
    </rect>
   </property>
   <property name="text">
    <string>Коэффициент эффективности
авторегулирования отопления</string>
   </property>
   <property name="wordWrap">
    <bool>true</bool>
   </property>
  </widget>
  <widget class="QLabel" name="label_42">
   <property name="geometry">
    <rect>
     <x>940</x>
     <y>330</y>
     <width>241</width>
     <height>41</height>
    </rect>
   </property>
   <property name="text">
    <string>Коэффициент эффективности
рекуператора</string>
   </property>
   <property name="wordWrap">
    <bool>true</bool>
   </property>
  </widget>
  <widget class="QTextEdit" name="efficiency_coefficient_recuperator_input">
   <property name="geometry">
    <rect>
     <x>1190</x>
     <y>330</y>
     <width>131</width>
     <height>31</height>
    </rect>
   </property>
   <property name="html">
    <string>&lt;!DOCTYPE HTML PUBLIC &quot;-//W3C//DTD HTML 4.0//EN&quot; &quot;http://www.w3.org/TR/REC-html40/strict.dtd&quot;&gt;
&lt;html&gt;&lt;head&gt;&lt;meta name=&quot;qrichtext&quot; content=&quot;1&quot; /&gt;&lt;style type=&quot;text/css&quot;&gt;
p, li { white-space: pre-wrap; }
&lt;/style&gt;&lt;/head&gt;&lt;body style=&quot; font-family:'Noto Sans'; font-size:10pt; font-weight:400; font-style:normal;&quot;&gt;
&lt;p style=&quot; margin-top:0px; margin-bottom:0px; margin-left:0px; margin-right:0px; -qt-block-indent:0; text-indent:0px;&quot;&gt;0.4&lt;/p&gt;&lt;/body&gt;&lt;/html&gt;</string>
   </property>
  </widget>
  <widget class="QTextEdit" name="efficiency_coefficient_additional_hear_loss_input">
   <property name="geometry">
    <rect>
     <x>1190</x>
     <y>380</y>
     <width>131</width>
     <height>31</height>
    </rect>
   </property>
   <property name="html">
    <string>&lt;!DOCTYPE HTML PUBLIC &quot;-//W3C//DTD HTML 4.0//EN&quot; &quot;http://www.w3.org/TR/REC-html40/strict.dtd&quot;&gt;
&lt;html&gt;&lt;head&gt;&lt;meta name=&quot;qrichtext&quot; content=&quot;1&quot; /&gt;&lt;style type=&quot;text/css&quot;&gt;
p, li { white-space: pre-wrap; }
&lt;/style&gt;&lt;/head&gt;&lt;body style=&quot; font-family:'Noto Sans'; font-size:10pt; font-weight:400; font-style:normal;&quot;&gt;
&lt;p style=&quot; margin-top:0px; margin-bottom:0px; margin-left:0px; margin-right:0px; -qt-block-indent:0; text-indent:0px;&quot;&gt;1.11&lt;/p&gt;&lt;/body&gt;&lt;/html&gt;</string>
   </property>
  </widget>
  <widget class="QLabel" name="label_43">
   <property name="geometry">
    <rect>
     <x>940</x>
     <y>380</y>
     <width>241</width>
     <height>31</height>
    </rect>
   </property>
   <property name="text">
    <string>Коэффициент учета дополнительных
теплопотерь системы отопления </string>
   </property>
   <property name="wordWrap">
    <bool>true</bool>
   </property>
  </widget>
  <widget class="QTextEdit" name="created_at_input">
   <property name="geometry">
    <rect>
     <x>260</x>
     <y>50</y>
     <width>231</width>
     <height>31</height>
    </rect>
   </property>
   <property name="html">
    <string>&lt;!DOCTYPE HTML PUBLIC &quot;-//W3C//DTD HTML 4.0//EN&quot; &quot;http://www.w3.org/TR/REC-html40/strict.dtd&quot;&gt;
&lt;html&gt;&lt;head&gt;&lt;meta name=&quot;qrichtext&quot; content=&quot;1&quot; /&gt;&lt;style type=&quot;text/css&quot;&gt;
p, li { white-space: pre-wrap; }
&lt;/style&gt;&lt;/head&gt;&lt;body style=&quot; font-family:'Noto Sans'; font-size:10pt; font-weight:400; font-style:normal;&quot;&gt;
&lt;p style=&quot; margin-top:0px; margin-bottom:0px; margin-left:0px; margin-right:0px; -qt-block-indent:0; text-indent:0px;&quot;&gt;09.12.2015&lt;/p&gt;&lt;/body&gt;&lt;/html&gt;</string>
   </property>
  </widget>
 </widget>
 <resources/>
 <connections/>
</ui>
